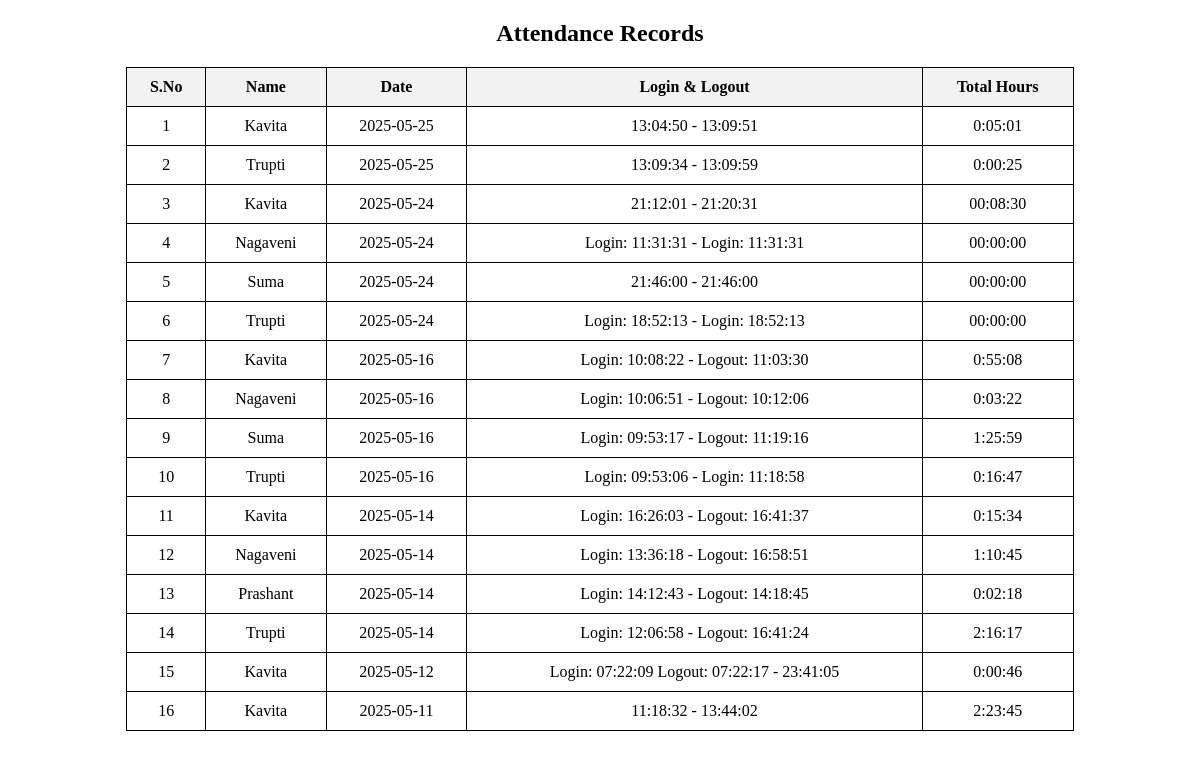
The page / on the database its author committed.
### tables this page shows
CREATE TABLE attendance (
            id INTEGER PRIMARY KEY AUTOINCREMENT,
            name TEXT NOT NULL,
            day TEXT NOT NULL,  -- Date of attendance entry
            login_logout TEXT NOT NULL,  -- Stores all login/logout times in one row per day
            total_hours TEXT NOT NULL,    -- Stores total hours for the day
            UNIQUE(name, day)  -- Ensure each student has only one row per day
        );

### app.py (the view)
@app.route('/')
def index():
    records = fetch_attendance()
    print(f"[DEBUG] {len(records)} attendance records retrieved.")
    return render_template('attendance.html', attendance=records)

### templates/attendance.html (shortened to what this page needs)
<!DOCTYPE html>
<html lang="en">
<head>
</head>
<body>
    <h2 style="text-align:center;">Attendance Records</h2>
    <table>
        <tr>
            <th>S.No</th>
            <th>Name</th>
            <th>Date</th>
            <th>Login & Logout</th>
            <th>Total Hours</th>
        </tr>
        {% for row in attendance %}
        <tr>
            <td>{{ row[0] }}</td>
            <td>{{ row[1] }}</td>
            <td>{{ row[2] }}</td>
            <td>{{ row[3] }}</td>
            <td>{{ row[4] }}</td>
        </tr>
        {% endfor %}
    </table>
</body>
</html>

### templates/attendance.html (style rules this page uses)
table { width: 80%; margin: 20px auto; border-collapse: collapse; }
th, td { border: 1px solid black; padding: 10px; text-align: center; }
th { background-color: #f2f2f2; }

### rows shown on the page
attendance: row "1", name "Kavita", day "2025-05-25", row "13:04:50 - 13:09:51", total_hours "0:05:01"
attendance: row "2", name "Trupti", day "2025-05-25", row "13:09:34 - 13:09:59", total_hours "0:00:25"
attendance: row "3", name "Kavita", day "2025-05-24", row "21:12:01 - 21:20:31", total_hours "00:08:30"
attendance: row "4", name "Nagaveni", day "2025-05-24", row "Login: 11:31:31 - Login: 11:31:31", total_hours "00:00:00"
attendance: row "5", name "Suma", day "2025-05-24", total_hours "21:46:00 - 21:46:00", total_hours "00:00:00"
attendance: row "6", name "Trupti", day "2025-05-24", row "Login: 18:52:13 - Login: 18:52:13", total_hours "00:00:00"
attendance: row "7", name "Kavita", day "2025-05-16", row "Login: 10:08:22 - Logout: 11:03:30", total_hours "0:55:08"
attendance: row "8", name "Nagaveni", day "2025-05-16", row "Login: 10:06:51 - Logout: 10:12:06", total_hours "0:03:22"
attendance: row "9", name "Suma", day "2025-05-16", row "Login: 09:53:17 - Logout: 11:19:16", total_hours "1:25:59"
attendance: row "10", name "Trupti", day "2025-05-16", row "Login: 09:53:06 - Login: 11:18:58", total_hours "0:16:47"
attendance: row "11", name "Kavita", day "2025-05-14", row "Login: 16:26:03 - Logout: 16:41:37", total_hours "0:15:34"
attendance: row "12", name "Nagaveni", day "2025-05-14", row "Login: 13:36:18 - Logout: 16:58:51", total_hours "1:10:45"
attendance: row "13", name "Prashant", day "2025-05-14", row "Login: 14:12:43 - Logout: 14:18:45", total_hours "0:02:18"
attendance: row "14", name "Trupti", day "2025-05-14", row "Login: 12:06:58 - Logout: 16:41:24", total_hours "2:16:17"
attendance: row "15", name "Kavita", day "2025-05-12", row "Login: 07:22:09 Logout: 07:22:17 - 23:41:05", total_hours "0:00:46"
attendance: row "16", name "Kavita", day "2025-05-11", row "11:18:32 - 13:44:02", total_hours "2:23:45"
